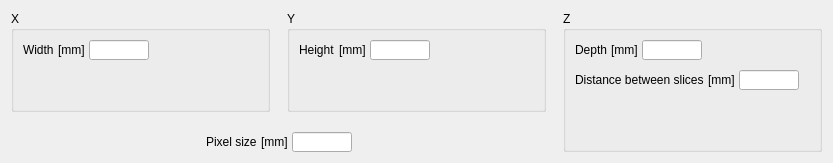
        <widget class="QWidget" name="tab_1">
         <attribute name="title">
          <string>Side lenghts and voxel dimensions</string>
         </attribute>
         <layout class="QVBoxLayout" name="verticalLayout_8">
          <item>
           <layout class="QHBoxLayout" name="horizontalLayout_2" stretch="0,0,0">
            <property name="spacing">
             <number>7</number>
            </property>
            <item>
             <layout class="QVBoxLayout" name="verticalLayout_17">
              <property name="spacing">
               <number>0</number>
              </property>
              <item>
               <layout class="QHBoxLayout" name="horizontalLayout_3">
                <property name="spacing">
                 <number>7</number>
                </property>
                <property name="rightMargin">
                 <number>0</number>
                </property>
                <item>
                 <widget class="QGroupBox" name="groupBox_3">
                  <property name="sizePolicy">
                   <sizepolicy hsizetype="Fixed" vsizetype="Preferred">
                    <horstretch>0</horstretch>
                    <verstretch>0</verstretch>
                   </sizepolicy>
                  </property>
                  <property name="minimumSize">
                   <size>
                    <width>259</width>
                    <height>0</height>
                   </size>
                  </property>
                  <property name="title">
                   <string>X</string>
                  </property>
                  <layout class="QVBoxLayout" name="verticalLayout_4">
                   <property name="spacing">
                    <number>10</number>
                   </property>
                   <item>
                    <layout class="QHBoxLayout" name="horizontalLayout_19">
                     <property name="spacing">
                      <number>4</number>
                     </property>
                     <item>
                      <widget class="QLabel" name="label_13">
                       <property name="maximumSize">
                        <size>
                         <width>16777215</width>
                         <height>20</height>
                        </size>
                       </property>
                       <property name="text">
                        <string>Width</string>
                       </property>
                       <property name="scaledContents">
                        <bool>true</bool>
                       </property>
                      </widget>
                     </item>
                     <item>
                      <widget class="QLabel" name="label_31">
                       <property name="maximumSize">
                        <size>
                         <width>16777215</width>
                         <height>20</height>
                        </size>
                       </property>
                       <property name="text">
                        <string>[mm]</string>
                       </property>
                      </widget>
                     </item>
                     <item>
                      <widget class="QLineEdit" name="width_lineEdit_1">
                       <property name="sizePolicy">
                        <sizepolicy hsizetype="Fixed" vsizetype="Fixed">
                         <horstretch>0</horstretch>
                         <verstretch>0</verstretch>
                        </sizepolicy>
                       </property>
                       <property name="maximumSize">
                        <size>
                         <width>60</width>
                         <height>20</height>
                        </size>
                       </property>
                       <property name="toolTip">
                        <string>Must be a multiple of Pixel size</string>
                       </property>
                       <property name="toolTipDuration">
                        <number>0</number>
                       </property>
                       <property name="text">
                        <string/>
                       </property>
                       <property name="placeholderText">
                        <string notr="true"/>
                       </property>
                      </widget>
                     </item>
                     <item>
                      <spacer name="horizontalSpacer_8">
                       <property name="orientation">
                        <enum>Qt::Horizontal</enum>
                       </property>
                       <property name="sizeHint" stdset="0">
                        <size>
                         <width>0</width>
                         <height>20</height>
                        </size>
                       </property>
                      </spacer>
                     </item>
                    </layout>
                   </item>
                   <item>
                    <spacer name="verticalSpacer">
                     <property name="orientation">
                      <enum>Qt::Vertical</enum>
                     </property>
                     <property name="sizeType">
                      <enum>QSizePolicy::Expanding</enum>
                     </property>
                     <property name="sizeHint" stdset="0">
                      <size>
                       <width>20</width>
                       <height>40</height>
                      </size>
                     </property>
                    </spacer>
                   </item>
                  </layout>
                 </widget>
                </item>
                <item>
                 <spacer name="horizontalSpacer_26">
                  <property name="orientation">
                   <enum>Qt::Horizontal</enum>
                  </property>
                  <property name="sizeType">
                   <enum>QSizePolicy::Fixed</enum>
                  </property>
                  <property name="sizeHint" stdset="0">
                   <size>
                    <width>10</width>
                    <height>20</height>
                   </size>
                  </property>
                 </spacer>
                </item>
                <item>
                 <widget class="QGroupBox" name="groupBox_2">
                  <property name="sizePolicy">
                   <sizepolicy hsizetype="Fixed" vsizetype="Preferred">
                    <horstretch>0</horstretch>
                    <verstretch>0</verstretch>
                   </sizepolicy>
                  </property>
                  <property name="minimumSize">
                   <size>
                    <width>259</width>
                    <height>0</height>
                   </size>
                  </property>
                  <property name="title">
                   <string>Y</string>
                  </property>
                  <layout class="QVBoxLayout" name="verticalLayout_5">
                   <property name="spacing">
                    <number>10</number>
                   </property>
                   <item>
                    <layout class="QHBoxLayout" name="horizontalLayout_20">
                     <property name="spacing">
                      <number>4</number>
                     </property>
                     <item>
                      <widget class="QLabel" name="label_53">
                       <property name="maximumSize">
                        <size>
                         <width>16777215</width>
                         <height>20</height>
                        </size>
                       </property>
                       <property name="text">
                        <string>Height</string>
                       </property>
                      </widget>
                     </item>
                     <item>
                      <widget class="QLabel" name="label_33">
                       <property name="maximumSize">
                        <size>
                         <width>16777215</width>
                         <height>20</height>
                        </size>
                       </property>
                       <property name="text">
                        <string>[mm]</string>
                       </property>
                      </widget>
                     </item>
                     <item>
                      <widget class="QLineEdit" name="height_lineEdit_1">
                       <property name="sizePolicy">
                        <sizepolicy hsizetype="Fixed" vsizetype="Fixed">
                         <horstretch>0</horstretch>
                         <verstretch>0</verstretch>
                        </sizepolicy>
                       </property>
                       <property name="maximumSize">
                        <size>
                         <width>60</width>
                         <height>20</height>
                        </size>
                       </property>
                       <property name="toolTip">
                        <string>Must be a multiple of Pixel size</string>
                       </property>
                       <property name="toolTipDuration">
                        <number>0</number>
                       </property>
                       <property name="text">
                        <string/>
                       </property>
                       <property name="placeholderText">
                        <string notr="true"/>
                       </property>
                      </widget>
                     </item>
                     <item>
                      <spacer name="horizontalSpacer_17">
                       <property name="orientation">
                        <enum>Qt::Horizontal</enum>
                       </property>
                       <property name="sizeHint" stdset="0">
                        <size>
                         <width>0</width>
                         <height>20</height>
                        </size>
                       </property>
                      </spacer>
                     </item>
                    </layout>
                   </item>
                   <item>
                    <spacer name="verticalSpacer_3">
                     <property name="orientation">
                      <enum>Qt::Vertical</enum>
                     </property>
                     <property name="sizeType">
                      <enum>QSizePolicy::Expanding</enum>
                     </property>
                     <property name="sizeHint" stdset="0">
                      <size>
                       <width>20</width>
                       <height>40</height>
                      </size>
                     </property>
                    </spacer>
                   </item>
                  </layout>
                 </widget>
                </item>
               </layout>
              </item>
              <item>
               <spacer name="verticalSpacer_11">
                <property name="orientation">
                 <enum>Qt::Vertical</enum>
                </property>
                <property name="sizeType">
                 <enum>QSizePolicy::Expanding</enum>
                </property>
                <property name="sizeHint" stdset="0">
                 <size>
                  <width>20</width>
                  <height>20</height>
                 </size>
                </property>
               </spacer>
              </item>
              <item>
               <layout class="QHBoxLayout" name="horizontalLayout_14">
                <property name="spacing">
                 <number>4</number>
                </property>
                <property name="sizeConstraint">
                 <enum>QLayout::SetDefaultConstraint</enum>
                </property>
                <item>
                 <spacer name="horizontalSpacer_30">
                  <property name="orientation">
                   <enum>Qt::Horizontal</enum>
                  </property>
                  <property name="sizeHint" stdset="0">
                   <size>
                    <width>0</width>
                    <height>20</height>
                   </size>
                  </property>
                 </spacer>
                </item>
                <item>
                 <widget class="QLabel" name="label_36">
                  <property name="sizePolicy">
                   <sizepolicy hsizetype="Preferred" vsizetype="Fixed">
                    <horstretch>0</horstretch>
                    <verstretch>0</verstretch>
                   </sizepolicy>
                  </property>
                  <property name="maximumSize">
                   <size>
                    <width>16777215</width>
                    <height>20</height>
                   </size>
                  </property>
                  <property name="text">
                   <string>Pixel size</string>
                  </property>
                 </widget>
                </item>
                <item>
                 <widget class="QLabel" name="label_39">
                  <property name="maximumSize">
                   <size>
                    <width>16777215</width>
                    <height>20</height>
                   </size>
                  </property>
                  <property name="text">
                   <string>[mm]</string>
                  </property>
                 </widget>
                </item>
                <item>
                 <widget class="QLineEdit" name="pixelSize_lineEdit_1">
                  <property name="sizePolicy">
                   <sizepolicy hsizetype="Fixed" vsizetype="Fixed">
                    <horstretch>0</horstretch>
                    <verstretch>0</verstretch>
                   </sizepolicy>
                  </property>
                  <property name="maximumSize">
                   <size>
                    <width>60</width>
                    <height>20</height>
                   </size>
                  </property>
                  <property name="toolTip">
                   <string/>
                  </property>
                  <property name="text">
                   <string/>
                  </property>
                  <property name="placeholderText">
                   <string notr="true"/>
                  </property>
                 </widget>
                </item>
                <item>
                 <spacer name="horizontalSpacer_25">
                  <property name="orientation">
                   <enum>Qt::Horizontal</enum>
                  </property>
                  <property name="sizeHint" stdset="0">
                   <size>
                    <width>0</width>
                    <height>20</height>
                   </size>
                  </property>
                 </spacer>
                </item>
               </layout>
              </item>
             </layout>
            </item>
            <item>
             <spacer name="horizontalSpacer_12">
              <property name="orientation">
               <enum>Qt::Horizontal</enum>
              </property>
              <property name="sizeType">
               <enum>QSizePolicy::Fixed</enum>
              </property>
              <property name="sizeHint" stdset="0">
               <size>
                <width>10</width>
                <height>20</height>
               </size>
              </property>
             </spacer>
            </item>
            <item>
             <widget class="QGroupBox" name="groupBox">
              <property name="sizePolicy">
               <sizepolicy hsizetype="Fixed" vsizetype="Preferred">
                <horstretch>0</horstretch>
                <verstretch>0</verstretch>
               </sizepolicy>
              </property>
              <property name="minimumSize">
               <size>
                <width>259</width>
                <height>0</height>
               </size>
              </property>
              <property name="title">
               <string>Z</string>
              </property>
              <layout class="QVBoxLayout" name="verticalLayout_10">
               <property name="spacing">
                <number>10</number>
               </property>
               <item>
                <layout class="QHBoxLayout" name="horizontalLayout_21">
                 <property name="spacing">
                  <number>4</number>
                 </property>
                 <item>
                  <widget class="QLabel" name="label_61">
                   <property name="maximumSize">
                    <size>
                     <width>16777215</width>
                     <height>20</height>
                    </size>
                   </property>
                   <property name="text">
                    <string>Depth</string>
                   </property>
                  </widget>
                 </item>
                 <item>
                  <widget class="QLabel" name="label_35">
                   <property name="maximumSize">
                    <size>
                     <width>16777215</width>
                     <height>20</height>
                    </size>
                   </property>
                   <property name="text">
                    <string>[mm]</string>
                   </property>
                  </widget>
                 </item>
                 <item>
                  <widget class="QLineEdit" name="depth_lineEdit_1">
                   <property name="sizePolicy">
                    <sizepolicy hsizetype="Fixed" vsizetype="Fixed">
                     <horstretch>0</horstretch>
                     <verstretch>0</verstretch>
                    </sizepolicy>
                   </property>
                   <property name="maximumSize">
                    <size>
                     <width>60</width>
                     <height>20</height>
                    </size>
                   </property>
                   <property name="toolTip">
                    <string>Must be a multiple of Distance between slices</string>
                   </property>
                   <property name="toolTipDuration">
                    <number>0</number>
                   </property>
                   <property name="text">
                    <string/>
                   </property>
                   <property name="placeholderText">
                    <string notr="true"/>
                   </property>
                  </widget>
                 </item>
                 <item>
                  <spacer name="horizontalSpacer_18">
                   <property name="orientation">
                    <enum>Qt::Horizontal</enum>
                   </property>
                   <property name="sizeHint" stdset="0">
                    <size>
                     <width>0</width>
                     <height>20</height>
                    </size>
                   </property>
                  </spacer>
                 </item>
                </layout>
               </item>
               <item>
                <layout class="QHBoxLayout" name="horizontalLayout_16">
                 <property name="spacing">
                  <number>4</number>
                 </property>
                 <item>
                  <widget class="QLabel" name="label_43">
                   <property name="sizePolicy">
                    <sizepolicy hsizetype="Preferred" vsizetype="Preferred">
                     <horstretch>0</horstretch>
                     <verstretch>0</verstretch>
                    </sizepolicy>
                   </property>
                   <property name="maximumSize">
                    <size>
                     <width>16777215</width>
                     <height>20</height>
                    </size>
                   </property>
                   <property name="text">
                    <string>Distance between slices</string>
                   </property>
                  </widget>
                 </item>
                 <item>
                  <widget class="QLabel" name="label_38">
                   <property name="maximumSize">
                    <size>
                     <width>16777215</width>
                     <height>20</height>
                    </size>
                   </property>
                   <property name="text">
                    <string>[mm]</string>
                   </property>
                  </widget>
                 </item>
                 <item>
                  <widget class="QLineEdit" name="sliceDistance_lineEdit_1">
                   <property name="sizePolicy">
                    <sizepolicy hsizetype="Fixed" vsizetype="Fixed">
                     <horstretch>0</horstretch>
                     <verstretch>0</verstretch>
                    </sizepolicy>
                   </property>
                   <property name="maximumSize">
                    <size>
                     <width>60</width>
                     <height>20</height>
                    </size>
                   </property>
                   <property name="text">
                    <string/>
                   </property>
                   <property name="placeholderText">
                    <string notr="true"/>
                   </property>
                  </widget>
                 </item>
                 <item>
                  <spacer name="horizontalSpacer_24">
                   <property name="orientation">
                    <enum>Qt::Horizontal</enum>
                   </property>
                   <property name="sizeHint" stdset="0">
                    <size>
                     <width>0</width>
                     <height>20</height>
                    </size>
                   </property>
                  </spacer>
                 </item>
                </layout>
               </item>
               <item>
                <spacer name="verticalSpacer_2">
                 <property name="orientation">
                  <enum>Qt::Vertical</enum>
                 </property>
                 <property name="sizeType">
                  <enum>QSizePolicy::Expanding</enum>
                 </property>
                 <property name="sizeHint" stdset="0">
                  <size>
                   <width>20</width>
                   <height>40</height>
                  </size>
                 </property>
                </spacer>
               </item>
              </layout>
             </widget>
            </item>
           </layout>
          </item>
         </layout>
        </widget>
